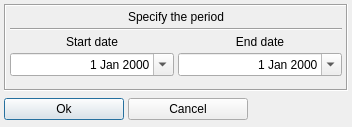
<?xml version="1.0" encoding="UTF-8"?>
<ui version="4.0">
 <class>TPeriodDlg</class>
 <widget class="QDialog" name="TPeriodDlg">
  <property name="geometry">
   <rect>
    <x>0</x>
    <y>0</y>
    <width>352</width>
    <height>127</height>
   </rect>
  </property>
  <property name="windowTitle">
   <string>Period</string>
  </property>
  <layout class="QVBoxLayout" name="mainLayout">
   <property name="spacing">
    <number>4</number>
   </property>
   <property name="leftMargin">
    <number>4</number>
   </property>
   <property name="topMargin">
    <number>4</number>
   </property>
   <property name="rightMargin">
    <number>4</number>
   </property>
   <property name="bottomMargin">
    <number>4</number>
   </property>
   <item>
    <widget class="QFrame" name="periodFrame">
     <property name="frameShape">
      <enum>QFrame::Shape::Box</enum>
     </property>
     <property name="frameShadow">
      <enum>QFrame::Shadow::Sunken</enum>
     </property>
     <layout class="QGridLayout" name="periodLayout" rowstretch="0,0,0,0,1" columnstretch="0,0">
      <property name="leftMargin">
       <number>4</number>
      </property>
      <property name="topMargin">
       <number>4</number>
      </property>
      <property name="rightMargin">
       <number>4</number>
      </property>
      <property name="bottomMargin">
       <number>4</number>
      </property>
      <property name="spacing">
       <number>4</number>
      </property>
      <item row="2" column="0">
       <widget class="QLabel" name="startDateLbl">
        <property name="text">
         <string>Start date</string>
        </property>
        <property name="alignment">
         <set>Qt::AlignmentFlag::AlignCenter</set>
        </property>
       </widget>
      </item>
      <item row="3" column="1">
       <widget class="QDateEdit" name="endDateEdit">
        <property name="alignment">
         <set>Qt::AlignmentFlag::AlignRight|Qt::AlignmentFlag::AlignTrailing|Qt::AlignmentFlag::AlignVCenter</set>
        </property>
        <property name="calendarPopup">
         <bool>true</bool>
        </property>
       </widget>
      </item>
      <item row="4" column="0" colspan="2">
       <spacer name="verticalSpacer">
        <property name="orientation">
         <enum>Qt::Orientation::Vertical</enum>
        </property>
        <property name="sizeHint" stdset="0">
         <size>
          <width>0</width>
          <height>0</height>
         </size>
        </property>
       </spacer>
      </item>
      <item row="2" column="1">
       <widget class="QLabel" name="endDateLbl">
        <property name="text">
         <string>End date</string>
        </property>
        <property name="alignment">
         <set>Qt::AlignmentFlag::AlignCenter</set>
        </property>
       </widget>
      </item>
      <item row="3" column="0">
       <widget class="QDateEdit" name="startDateEdit">
        <property name="alignment">
         <set>Qt::AlignmentFlag::AlignRight|Qt::AlignmentFlag::AlignTrailing|Qt::AlignmentFlag::AlignVCenter</set>
        </property>
        <property name="calendarPopup">
         <bool>true</bool>
        </property>
       </widget>
      </item>
      <item row="0" column="0" colspan="2">
       <widget class="QLabel" name="periodLbl">
        <property name="text">
         <string>Specify the period</string>
        </property>
        <property name="alignment">
         <set>Qt::AlignmentFlag::AlignCenter</set>
        </property>
       </widget>
      </item>
      <item row="1" column="0" colspan="2">
       <widget class="Line" name="line">
        <property name="orientation">
         <enum>Qt::Orientation::Horizontal</enum>
        </property>
       </widget>
      </item>
     </layout>
    </widget>
   </item>
   <item>
    <widget class="QFrame" name="buttonFrame">
     <property name="minimumSize">
      <size>
       <width>0</width>
       <height>28</height>
      </size>
     </property>
     <property name="maximumSize">
      <size>
       <width>16777215</width>
       <height>28</height>
      </size>
     </property>
     <layout class="QHBoxLayout" name="buttonLayout">
      <property name="spacing">
       <number>4</number>
      </property>
      <property name="leftMargin">
       <number>0</number>
      </property>
      <property name="topMargin">
       <number>0</number>
      </property>
      <property name="rightMargin">
       <number>0</number>
      </property>
      <property name="bottomMargin">
       <number>0</number>
      </property>
      <item>
       <widget class="QPushButton" name="okBtn">
        <property name="minimumSize">
         <size>
          <width>120</width>
          <height>0</height>
         </size>
        </property>
        <property name="text">
         <string>Ok</string>
        </property>
        <property name="icon">
         <iconset resource="../res/petcore.qrc">
          <normaloff>:/images/ok</normaloff>:/images/ok</iconset>
        </property>
        <property name="default">
         <bool>true</bool>
        </property>
       </widget>
      </item>
      <item>
       <widget class="QPushButton" name="cancelBtn">
        <property name="minimumSize">
         <size>
          <width>120</width>
          <height>0</height>
         </size>
        </property>
        <property name="text">
         <string>Cancel</string>
        </property>
        <property name="icon">
         <iconset resource="../res/petcore.qrc">
          <normaloff>:/images/cancel</normaloff>:/images/cancel</iconset>
        </property>
        <property name="autoDefault">
         <bool>false</bool>
        </property>
       </widget>
      </item>
      <item>
       <spacer name="buttonSpacer">
        <property name="orientation">
         <enum>Qt::Orientation::Horizontal</enum>
        </property>
        <property name="sizeHint" stdset="0">
         <size>
          <width>40</width>
          <height>20</height>
         </size>
        </property>
       </spacer>
      </item>
     </layout>
    </widget>
   </item>
  </layout>
 </widget>
 <tabstops>
  <tabstop>startDateEdit</tabstop>
  <tabstop>endDateEdit</tabstop>
  <tabstop>okBtn</tabstop>
  <tabstop>cancelBtn</tabstop>
 </tabstops>
 <resources>
  <include location="../res/petcore.qrc"/>
 </resources>
 <connections/>
</ui>
